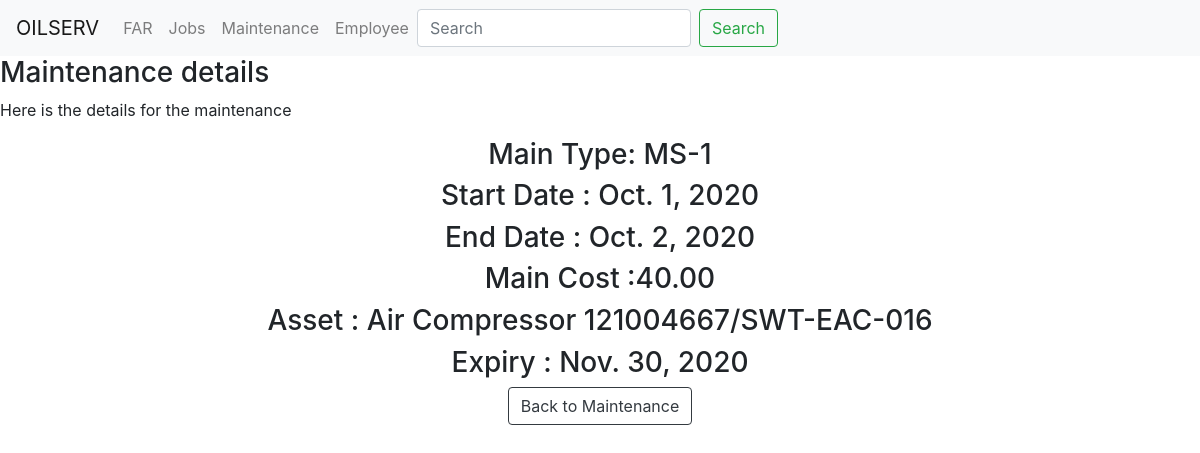
The app's page /Maintenance/maintenance/1 with its own data.
### Maintenance/models.py (models this page shows, shortened)
class MaintenanceDB(models.Model):
    main_date_start = models.DateField( null=True)
    ms_type= models.CharField(max_length=20, null=True)
    main_date_end = models.DateField(blank=True, null=True)
    main_cost = models.DecimalField(max_digits=8, null=True,decimal_places=2,blank=True)
    expiry_date = models.DateField(blank=True, null=True)
    asset = models.ForeignKey(FAR_DB,on_delete=models.CASCADE)
    description = models.CharField(max_length=900, null=True,blank=True)

### FAR/models.py (models this page shows, shortened)
class FAR_DB(models.Model):
    asset_num = models.CharField(max_length=200,unique=True, blank=False)
    serial_num = models.CharField(max_length=200,unique=True,blank=True)
    description = models.CharField(max_length=800, null=True,blank=True)
    BU = models.CharField(max_length=4,null=True,blank=True)
    BL = models.CharField(max_length=4,null=True,blank=True)
    asset_life = models.IntegerField(null=True,blank=True)
    acquisition_cost  = models.DecimalField(max_digits=10, decimal_places=2,null=True,blank=True)
    tot_dep_value  = models.DecimalField(max_digits=10, decimal_places=2,null=True,blank=True)
    nbv  = models.DecimalField(max_digits=10, decimal_places=2,null=True,blank=True)
    acquisition_date  = models.DateField(null=True,blank=True)
    equ_type = models.CharField(max_length=200,null=True,blank=True)
    temp_location = models.CharField(max_length=200, blank=True,null=True)
    def __str__(self):
        return '%s %s'% (self.equ_type ,self.serial_num )
    class Meta:
        ordering = ['equ_type']

### Maintenance/views.py (the view)
# urls.py: path('maintenance/<int:pk>', views.MaintenanceDetailView.as_view(), name='maintenance_detail'),
class MaintenanceDetailView(DetailView):
    queryset = MaintenanceDB.objects.all()
    template_name = 'Maintenance/maintenance_detail.html'
    context_object_name = 'maintenance_detail'

### Maintenance/templates/Maintenance/maintenance_detail.html
{% extends 'base.html' %}
{% load humanize %}
{% block body_block %}
<h3>Maintenance details</h3>
<p>Here is the details for the maintenance</p>
<div class=conainer align='middle'>
	<h3> Main Type: {{ maintenance_detail.ms_type }}</h3>
	<h3>Start Date : {{ maintenance_detail.main_date_start	}}</h3>
	<h3>End Date :  {{ maintenance_detail.main_date_end	}}</h3>
	<h3>Main Cost :{{ maintenance_detail.main_cost	}}</h3>
	<h3>Asset  : {{ maintenance_detail.asset	}}</h3>
	<h3>Expiry  :   {{ maintenance_detail.expiry_date}}</h3>
	<a class="btn btn-outline-dark" href="{% url 'maintenance' %}">Back to Maintenance</a>
</div>
{% endblock %}

### records on screen
MaintenanceDB: ms_type "MS-1", main_date_start "Oct. 1, 2020", main_date_end "Oct. 2, 2020", main_cost "40.00", asset "Air Compressor 121004667/SWT-EAC-016", expiry_date "Nov. 30, 2020"
